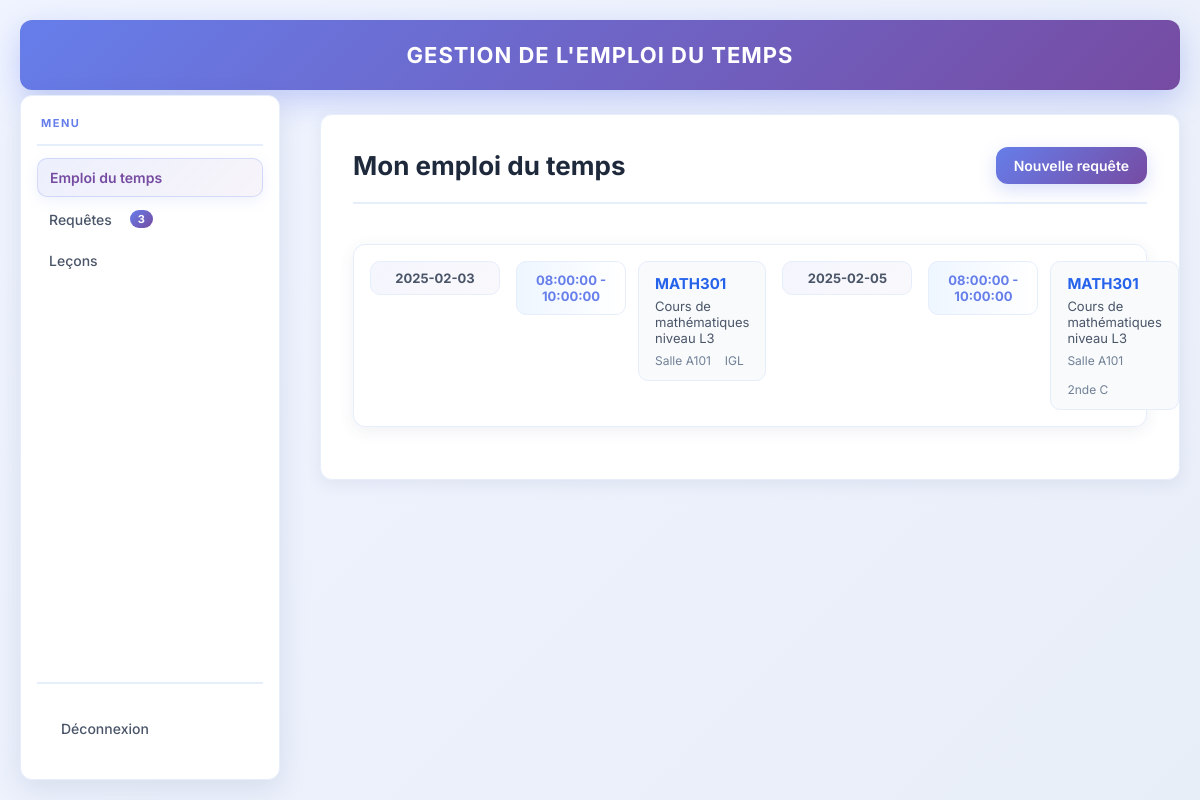
Screenshot of /Teachers/Emploi.php (signed in) with the database file from the repository.
### tables this page shows
CREATE TABLE `CRENEAU` (
  `id_creneau` int(11) NOT NULL,
  `date` date NOT NULL,
  `heure_debut` time NOT NULL,
  `heure_fin` time NOT NULL,
  `salle` varchar(50) NOT NULL,
  `id_cours` int(11) NOT NULL,
  `id_admin` int(11) NOT NULL,
  `date_creation` timestamp NULL DEFAULT current_timestamp(),
  `date_modification` timestamp NULL DEFAULT current_timestamp() ON UPDATE current_timestamp(),
  `filiere` varchar(20) NOT NULL,
  `id_personne` int(11) NOT NULL
);

CREATE TABLE `COURS` (
  `id_cours` int(11) NOT NULL,
  `nom_cours` varchar(200) NOT NULL,
  `code_cours` varchar(20) NOT NULL,
  `description` text DEFAULT NULL,
  `date_creation` timestamp NULL DEFAULT current_timestamp()
);

### Teachers/Emploi.php (the view, shortened to what this page needs)
<?php
include_once "../ADMIN/con_dbb.php";
$id = (int)$_SESSION['id_personne'];
$stmt_badge = $con->prepare("SELECT COUNT(*) as total FROM REQUETE WHERE (statut='acceptee' OR statut='refusee') AND id_personne = ?");
$stmt_badge->bind_param("i", $id);
$stmt_badge->execute();
$badge = $stmt_badge->get_result()->fetch_assoc()['total'];
?>
<!DOCTYPE html>
<html lang="fr">
<head>
    <link rel="stylesheet" href="../style/style2.css">
</head>
<body>
    <div class="Gtitre"><b>GESTION DE L'EMPLOI DU TEMPS</b></div>
    <nav>
        <h5 class="menu"><?= svg_icon('menu', 14) ?> MENU</h5>
        <ul class="nav-list" id="navList">
            <li><a href="Emploi.php" class="<?= (basename($_SERVER['PHP_SELF'])=='Emploi.php') ? 'nav-active' : '' ?>"><?= svg_icon('emploi', 20) ?> Emploi du temps</a></li>
            <li><a href="Requetes.php" class="<?= (basename($_SERVER['PHP_SELF'])=='Requetes.php') ? 'nav-active' : '' ?>"><?= svg_icon('requetes', 20) ?>Requêtes <span class="badge"><?php echo $badge; ?></span></a></li>
            <li><a href="Leçons.php" class="<?= (basename($_SERVER['PHP_SELF'])=='Leçons.php') ? 'nav-active' : '' ?>"><?= svg_icon('lesson', 20) ?>Leçons</a></li>
        </ul>
        <ul class="nav-footer" id="navFooter">
            <li><a href="../logout.php"><?= svg_icon('logout', 20) ?>Déconnexion</a></li>
        </ul>
    </nav>
    <section>
        <div class="dashboard-container">
            <main class="main-content full-width">
                <div class="section-header">
                    <h1>Mon emploi du temps</h1>
                    <form action="#" method="POST">
                        <button class="btn-primary" name="btn" id="newRequestBtn">
                        <span>Nouvelle requête</span>
                    </button>
                    </form>
                </div>
                <div class="week-schedule">
                    <div class="week-day">
                        <?php
                          function emploi_info($row){
                         ?>
                        <div class="day-header">
                            <span><?= htmlspecialchars($row['date']??'') ?></span>
                        </div>
                        <div class="day-slots">
                            <div class="time-slot">
                                <div class="slot-time"><?= htmlspecialchars($row['heure_debut']??'') ?> - <?= htmlspecialchars($row['heure_fin']??'') ?></div>
                                <div class="slot-card">
                                    <h4><?= htmlspecialchars($row['code_cours']??'') ?></h4>
                                    <p><?= htmlspecialchars($row['description']??'') ?></p>
                                    <div class="slot-meta">
                                        <span><?= svg_icon('salles', 14) ?> Salle <?= htmlspecialchars($row['salle']??'') ?></span>
                                        <span><?=htmlspecialchars($row['filiere'])?></span>
                                    </div>
                                </div>
                            </div>
                        </div>
                            <?php
                 }
                   $stmt = $con->prepare("SELECT c.*, co.code_cours, co.description, c.salle FROM CRENEAU c JOIN COURS co ON c.id_cours = co.id_cours WHERE c.id_personne = ?  ORDER BY c.date, c.heure_debut");
                    $stmt->bind_param("i", $id);
                    $stmt->execute();
                    while ($row = $stmt->get_result()->fetch_assoc()) {
                        emploi_info($row);
                    }
                ?>
                    </div>
                </div>
            </main>
        </div>
    </section>
</body>
</html>

### rows the page displays
creneau: date "2025-02-03", heure_debut "08:00:00", heure_fin "10:00:00", id_cours.code_cours "MATH301", id_cours.description "Cours de mathématiques niveau L3", salle "A101", filiere "IGL"
creneau: date "2025-02-05", heure_debut "08:00:00", heure_fin "10:00:00", id_cours.code_cours "MATH301", id_cours.description "Cours de mathématiques niveau L3", salle "A101", filiere "2nde C"

### other values shown
$badge "3"
